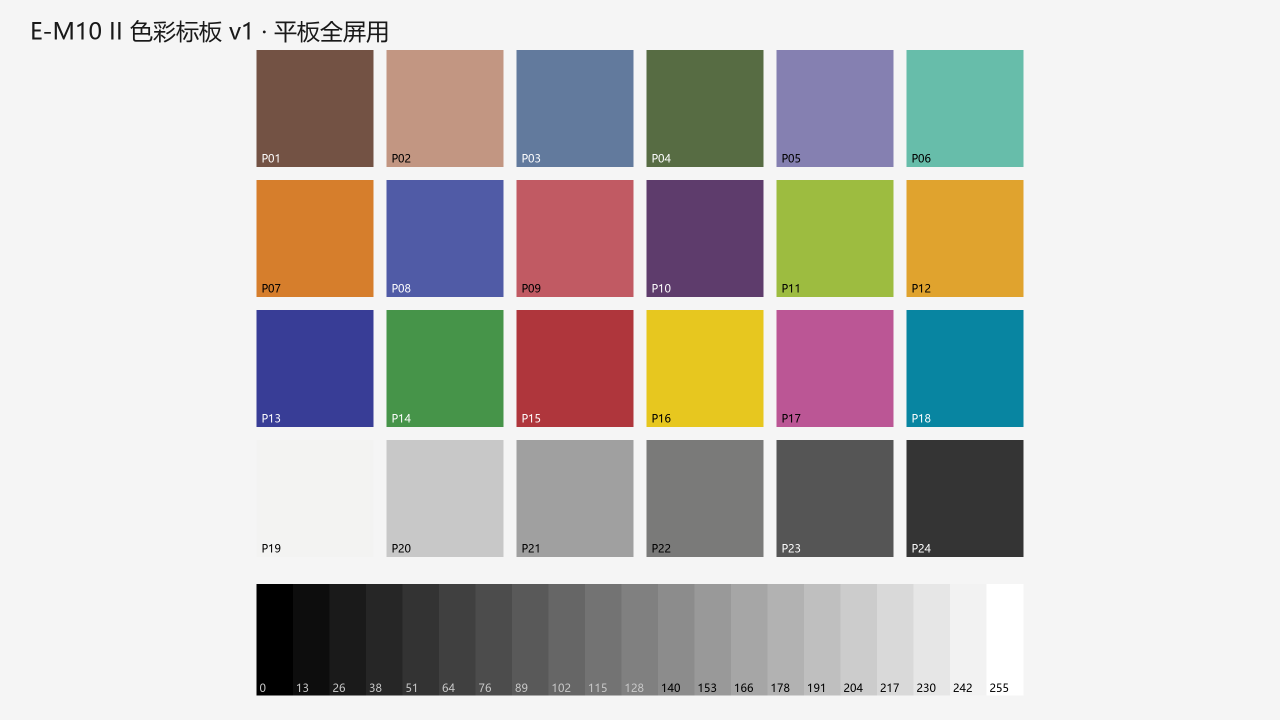
#> input picture assets/colorcard_tablet_2560x1440.png, 2560 x 1440 px, found by its file name (shown at 1/2 size)
$ python card_patches.py ../assets/colorcard_tablet_2560x1440.png
#> lines starting #> are read from the running program, lines starting #| are printed output that depends on the picture; after the words box and inside, x2 and y2 are one past the last pixel; in counts of white or black regions, pixels touching at a corner belong together
### tools/screen_curve.py
#!/usr/bin/env python3
"""从平板标板照片里按透视变换取出 21 级灰阶曲线。

用法: python tools/screen_curve.py L:/DCIM/100OLYMP/PB110015.JPG [...]
输出: 每张照片的 21 级亮度数组（屏幕台阶 0..255 对应的 JPEG 亮度）。
"""
import sys
import numpy as np
from PIL import Image

SRC_W, SRC_H = 2560, 1440
STRIP_X0, STRIP_X1 = 512, 2045      # 21 格，每格 73px
STRIP_Y0, STRIP_Y1 = 1168, 1390


# [4 lines left out: function load_gray, not called in this run]


def largest_quad(g, thr=60):
    """返回屏幕四角 (TL,TR,BR,BL)；用 4x 下采样的连通域找最大亮块。"""
    h, w = g.shape
    s = 4
    m = (g > thr)[: h // s * s, : w // s * s].reshape(h // s, s, w // s, s).mean(axis=(1, 3)) > 0.6
    lab = np.zeros(m.shape, np.int32)
    cur = 0
    best = (0, None)
    for y0 in range(m.shape[0]):
        for x0 in range(m.shape[1]):
            if not m[y0, x0] or lab[y0, x0]:
                continue
            cur += 1
            stack = [(y0, x0)]
            lab[y0, x0] = cur
            n = 0
            pts = []
            while stack:
                y, x = stack.pop()
                n += 1
                pts.append((y, x))
                for dy, dx in ((1, 0), (-1, 0), (0, 1), (0, -1)):
                    ny, nx = y + dy, x + dx
                    if 0 <= ny < m.shape[0] and 0 <= nx < m.shape[1] and m[ny, nx] and not lab[ny, nx]:
                        lab[ny, nx] = cur
                        stack.append((ny, nx))
            if n > best[0]:
                best = (n, np.array(pts, float))
    pts = best[1]
    if pts is None:
        raise RuntimeError("no bright component")
    ys, xs = pts[:, 0] * s + s / 2, pts[:, 1] * s + s / 2
    tl = pts[np.argmin(ys + xs)]
    br = pts[np.argmax(ys + xs)]
    tr = pts[np.argmax(xs - ys)]
    bl = pts[np.argmin(xs - ys)]
    return np.array([[tl[1] * s + s / 2, tl[0] * s + s / 2],
                     [tr[1] * s + s / 2, tr[0] * s + s / 2],
                     [br[1] * s + s / 2, br[0] * s + s / 2],
                     [bl[1] * s + s / 2, bl[0] * s + s / 2]])


# [7 lines left out: function homography, not called in this run]


def apply_h(H, x, y):
    v = H @ np.array([x, y, 1.0])
    return v[0] / v[2], v[1] / v[2]


# [40 lines left out: functions curve, main, not called in this run]


# [2 lines that do not run on import are left out]

### tools/card_patches.py
#!/usr/bin/env python3
"""从平板标板照片里按透视变换取样每个色块，输出相对白块归一化后的色度。

用法:
    python tools/card_patches.py <photo1.JPG> [<photo2.JPG> ...] [--src G:/em10fw/colorcard_tablet_2560x1440.png]

设计:
  - 标板的色块位置从源 PNG 里自动检测（不规则背景上找矩形色块），不写死坐标；
  - 照片里先用 tools/screen_curve.largest_quad 找屏幕四角，做单应变换映射到源坐标；
  - 每块取中心 40% 区域的中位数颜色，再除以白块（P19）的亮度做归一化，
    这样两次拍摄的曝光差异会被消掉大半。
"""
import sys
import numpy as np
from PIL import Image

sys.path.insert(0, "tools")
from screen_curve import largest_quad, homography, apply_h  # noqa: E402

BG = 245.0


def detect_patches(path):
    """返回 [(cx, cy, w, h, rgb)]，按行优先。"""
    im = Image.open(path).convert("RGB")
    a = np.asarray(im, dtype=np.float32)
    # 背景是浅灰白；色块要么暗、要么饱和
    mx = a.max(2)
    mn = a.min(2)
    mask = (mx < BG - 6) | ((mx - mn) > 12)
    rows = mask.sum(1) > a.shape[1] * 0.02
    bands = []
    y = 0
    while y < len(rows):
        if rows[y]:
            y0 = y
            while y < len(rows) and rows[y]:
                y += 1
            bands.append((y0, y))
        else:
            y += 1
    out = []
    for (y0, y1) in bands:
        if y1 - y0 < 40:
            continue
        cols = mask[y0:y1].sum(0) > (y1 - y0) * 0.5
        x = 0
        while x < len(cols):
            if cols[x]:
                x0 = x
                while x < len(cols) and cols[x]:
                    x += 1
                if x - x0 < 40:
                    continue
                cx, cy = (x0 + x) // 2, (y0 + y1) // 2
                rgb = a[y0:y1, x0:x].reshape(-1, 3).mean(0)
                out.append((cx, cy, x - x0, y1 - y0, rgb.round(1)))
            else:
                x += 1
    return out


def warp_to_source(photo, src_w, src_h):
    """把照片透视校正到源标板坐标系，返回 uint8 (src_h, src_w, 3)。"""
    g = np.asarray(Image.open(photo).convert("L").resize((1200, 900)), dtype=np.float32)
    quad = largest_quad(g)
    if quad is None:
        raise SystemExit(f"{photo}: 找不到屏幕")
    q = np.array(quad, dtype=np.float64) * 1.92          # 1200x900 -> 2304x1728
    src = np.array([(0, 0), (src_w - 1, 0), (src_w - 1, src_h - 1), (0, src_h - 1)], dtype=np.float64)
    A, b = [], []
    for (x, y), (u, v) in zip(q, src):                    # 输出(src) -> 输入(photo)
        A.append([u, v, 1, 0, 0, 0, -x * u, -x * v]); b.append(x)
        A.append([0, 0, 0, u, v, 1, -y * u, -y * v]); b.append(y)
    coef = np.linalg.solve(np.array(A, float), np.array(b, float))
    im = Image.open(photo)
    im.draft("RGB", (2304, 1728))
    a = im.convert("RGB").resize((2304, 1728))
    return np.asarray(a.transform((src_w, src_h), Image.PERSPECTIVE, tuple(coef), Image.BICUBIC), dtype=np.float32)


def sample(photo, src_w, src_h, patches):
    a = warp_to_source(photo, src_w, src_h)
    res = []
    for (cx, cy, w, h, _rgb) in patches:
        r = max(4, int(min(w, h) * 0.2))
        win = a[cy - r:cy + r, cx - r:cx + r].reshape(-1, 3)
        res.append(np.median(win, 0))
    return np.array(res)


def report(names, cols):
    print(f"{'patch':10s}" + "".join(f"{n:>26s}" for n in names))
    for i, c in enumerate(cols[0]):
        line = f"P{i+1:02d}  "
        for arr in cols:
            r, g, b = arr[i]
            m = max(r, g, b)
            s = (m - min(r, g, b)) / max(m, 1)
            line += f"  {r:5.0f}/{g:5.0f}/{b:5.0f} S={s:.2f}"
        print(line)


def main():
    args = [a for a in sys.argv[1:] if not a.startswith("--")]
    src = "G:/em10fw/colorcard_tablet_2560x1440.png"
    for i, a in enumerate(sys.argv):
        if a == "--src":
            src = sys.argv[i + 1]
    patches = detect_patches(src)
#> in detect_patches, im is the input picture: PIL image 2560x1440 RGB; mean R, G, B 194.9, 191.4, 187.5
#> in detect_patches, `mn = a.min(2)`:
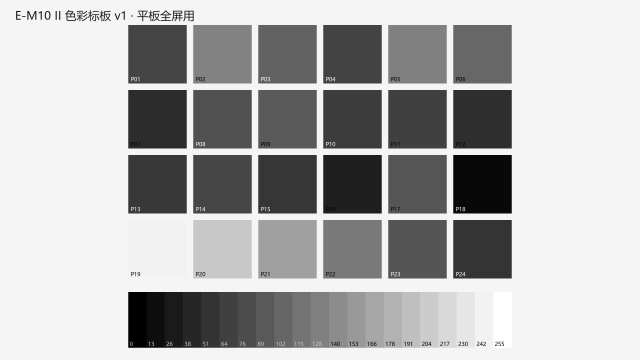
#> mn: shape (1440, 2560) float32 (shown at 1/4 size); min 0, max 255, mean 178.1
#> in detect_patches, `mask = (mx < BG - 6) | ((mx - mn) > 12)`:
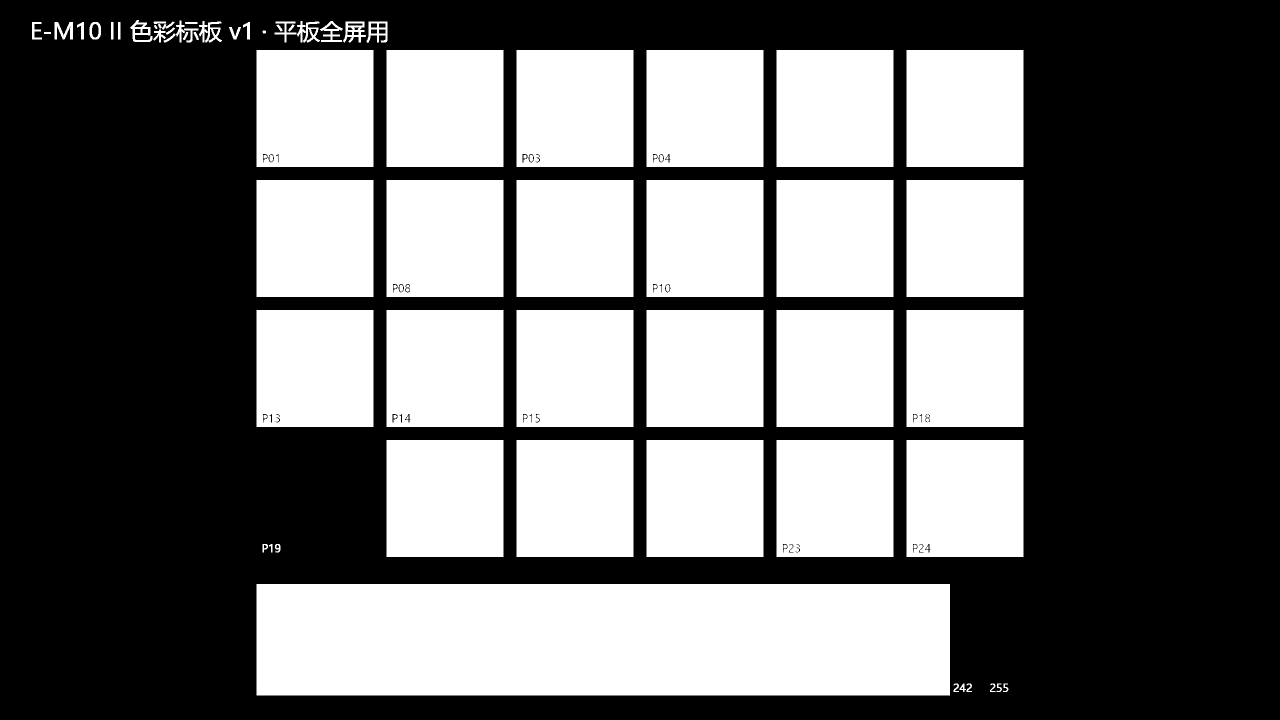
#> mask: shape (1440, 2560) bool (shown at 1/2 size); 42.8% white; 74 white regions, largest, box (x1, y1, x2, y2) and area: (513, 1168, 1900, 1391) 309301, (773, 100, 1007, 334) 54756, (1553, 100, 1787, 334) 54756
#> the loop in detect_patches, `while y < len(rows):` made 245 passes
#> y on passes 1 to 8: 1, 2, 3, 4, 5, 6, 7, 8
#> after the loop in detect_patches, `while y < len(rows):`: bands = [(43, 85), (100, 334), (360, 594), (620, 854), (880, 1114), (1168, 1391)]; y = 1440
#> the loop in detect_patches, `for (y0, y1) in bands:` made 6 passes
#> after the loop in detect_patches, `for (y0, y1) in bands:`: out = 24 items
#> patches = 24 items
    print(f"源标板检测到 {len(patches)} 块")
#| 源标板检测到 24 块
    cols = []
    for p in args:
        cols.append(sample(p, 2560, 1440, patches))
#> in warp_to_source, `g = np.asarray(Image.open(photo).convert("L").resize((1200, 900)), dty..`:
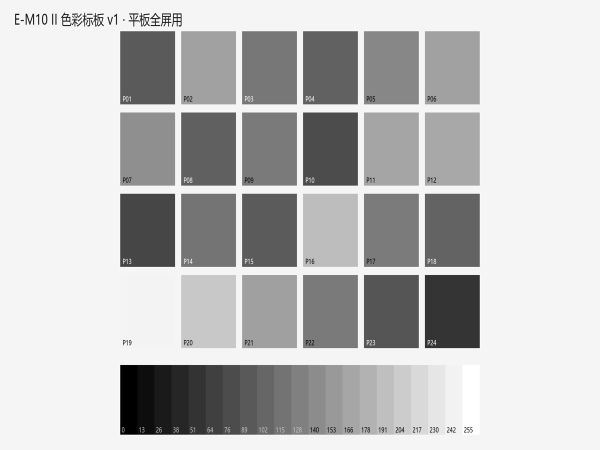
#> g: shape (900, 1200) float32 (shown at 1/2 size); min 0, max 255, mean 192
#> in largest_quad, `m = (g > thr)[: h // s * s, : w // s * s].reshape(h // s, s, w // s, s..`:
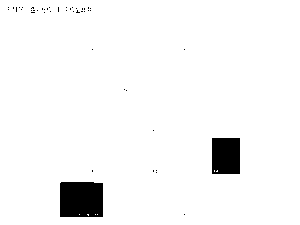
#> m: shape (225, 300) bool; 96.2% white; 46 black regions (44 under 20 px), largest, box (x1, y1, x2, y2) and area: (60, 182, 103, 217) 1489, (212, 138, 240, 174) 1003
#> after the loop in largest_quad, `for y0 in range(m.shape[0]):`:
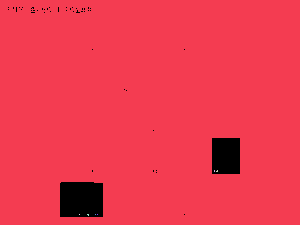
#> lab: shape (225, 300) int32; 8 distinct labels, from 0 to 7; one colour per label, 0 black
#> in warp_to_source, `quad = largest_quad(g)`: quad = [[2, 2], [1198, 2], [1198, 898], [2, 898]]
#> in warp_to_source, `q = np.array(quad, dtype=np.float64) * 1.92`: q = [[3.84, 3.84], [2300.2, 3.84], [2300.2, 1724.2], [3.84, 1724.2]]
#> the loop in warp_to_source, `for (x, y), (u, v) in zip(q, src):` made 4 passes
#> (x, y, u, v) on passes 1 to 4: (3.84, 3.84, 0, 0), (2300.2, 3.84, 2559, 0), (2300.2, 1724.2, 2559, 1439), (3.84, 1724.2, 0, 1439)
#> after the loop in warp_to_source, `for (x, y), (u, v) in zip(q, src):`: A = 8 items; b = [3.84, 3.84, 2300.2, 3.84, 2300.2, 1724.2, 3.84, 1724.2]
#> in warp_to_source, `coef = np.linalg.solve(np.array(A, float), np.array(b, float))`: coef = [0.897, 0, 3.84, 0, 1.2, 3.84, -1.86e-20, 0]
#> in warp_to_source, `a = im.convert("RGB").resize((2304, 1728))`:
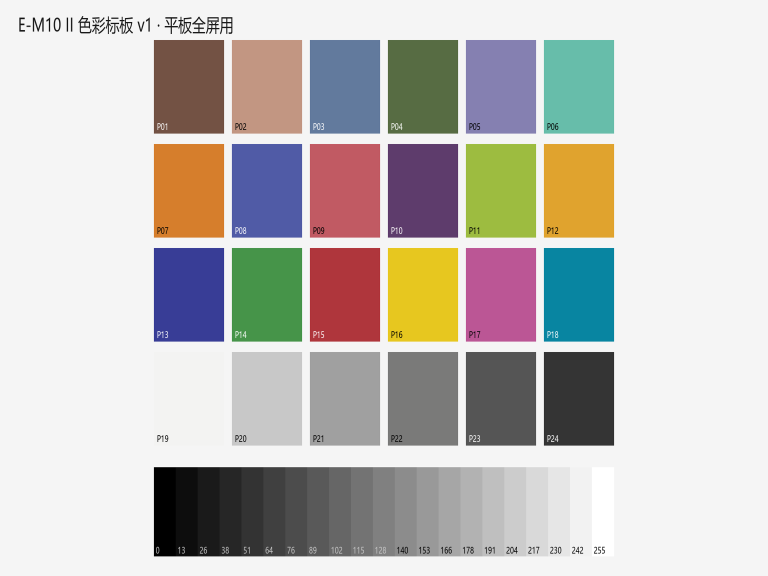
#> a: PIL image 2304x1728 RGB (shown at 1/3 size); mean R, G, B 194.9, 191.4, 187.5
#> in warp_to_source, `return np.asarray(a.transform((src_w, src_h), Image.PERSPECTIVE, tuple..`:
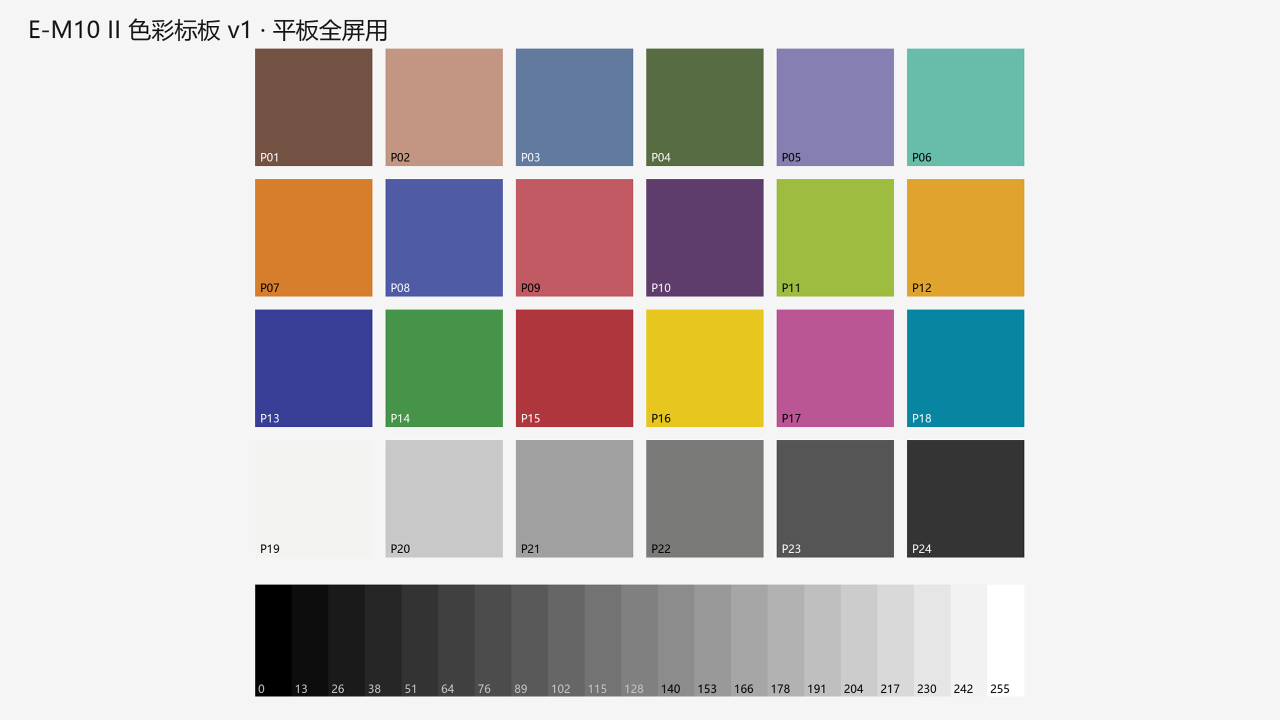
#> returned value: shape (1440, 2560, 3) float32 (shown at 1/2 size); mean of channels 0, 1, 2 197.7, 195.3, 190.8; drawn as R, G, B
#> the loop in sample, `for (cx, cy, w, h, _rgb) in patches:` made 24 passes
#> (cx, cy, w, h, _rgb, r) on passes 1 to 8: (630, 217, 234, 234, [115.5, 82.6, 68.7], 46), (890, 217, 234, 234, [193.2, 149.4, 129.5], 46), (1150, 217, 234, 234, [98.6, 122.5, 157.4], 46), (1410, 217, 234, 234, [87.7, 108.6, 67.8], 46), (1670, 217, 234, 234, [132.5, 127.5, 176.3], 46), (1930, 217, 234, 234, [102.6, 188.2, 169.3], 46), (630, 477, 234, 234, [213.2, 125.5, 43.8], 46), (890, 477, 234, 234, [80.8, 91.7, 166.4], 46)
#> after the loop in sample, `for (cx, cy, w, h, _rgb) in patches:`: res = 24 items, first 6: [115, 82, 68], [194, 150, 130], [98, 122, 157], [87, 108, 67], [133, 128, 177], [103, 189, 170]
    report([p.split("/")[-1] for p in args], cols)
#> the loop in report, `for i, c in enumerate(cols[0]):` made 24 passes
#> c on passes 1 to 8: [115, 82, 68], [194, 150, 130], [98, 122, 157], [87, 108, 67], [133, 128, 177], [103, 189, 170], [214, 126, 44], [80, 91, 166]
#> (printed output is left out)


if __name__ == "__main__":
    main()
